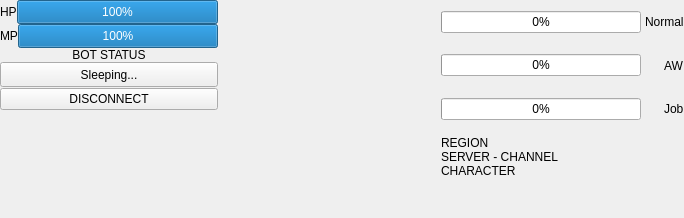
<?xml version="1.0" encoding="UTF-8"?>
<ui version="4.0">
 <class>HeaderWidget</class>
 <widget class="QWidget" name="HeaderWidget">
  <property name="geometry">
   <rect>
    <x>0</x>
    <y>0</y>
    <width>684</width>
    <height>218</height>
   </rect>
  </property>
  <property name="windowTitle">
   <string>Form</string>
  </property>
  <layout class="QGridLayout" name="gridLayout_2">
   <property name="leftMargin">
    <number>0</number>
   </property>
   <property name="topMargin">
    <number>0</number>
   </property>
   <property name="rightMargin">
    <number>0</number>
   </property>
   <property name="bottomMargin">
    <number>0</number>
   </property>
   <property name="spacing">
    <number>0</number>
   </property>
   <item row="0" column="0">
    <layout class="QVBoxLayout" name="verticalLayout_6">
     <property name="topMargin">
      <number>0</number>
     </property>
     <property name="bottomMargin">
      <number>0</number>
     </property>
     <item>
      <layout class="QHBoxLayout" name="horizontalLayout_7">
       <item>
        <widget class="QLabel" name="label_2">
         <property name="minimumSize">
          <size>
           <width>15</width>
           <height>0</height>
          </size>
         </property>
         <property name="text">
          <string>HP</string>
         </property>
        </widget>
       </item>
       <item>
        <widget class="QProgressBar" name="P_HP">
         <property name="minimumSize">
          <size>
           <width>200</width>
           <height>24</height>
          </size>
         </property>
         <property name="value">
          <number>100</number>
         </property>
         <property name="alignment">
          <set>Qt::AlignCenter</set>
         </property>
        </widget>
       </item>
      </layout>
     </item>
     <item>
      <layout class="QHBoxLayout" name="horizontalLayout_8">
       <item>
        <widget class="QLabel" name="label_3">
         <property name="text">
          <string>MP</string>
         </property>
        </widget>
       </item>
       <item>
        <widget class="QProgressBar" name="P_MP">
         <property name="minimumSize">
          <size>
           <width>200</width>
           <height>24</height>
          </size>
         </property>
         <property name="value">
          <number>100</number>
         </property>
         <property name="alignment">
          <set>Qt::AlignRight|Qt::AlignTrailing|Qt::AlignVCenter</set>
         </property>
        </widget>
       </item>
      </layout>
     </item>
     <item>
      <layout class="QGridLayout" name="gridLayout_4">
       <item row="0" column="0">
        <widget class="QLabel" name="label">
         <property name="text">
          <string>BOT STATUS</string>
         </property>
         <property name="alignment">
          <set>Qt::AlignCenter</set>
         </property>
        </widget>
       </item>
       <item row="1" column="0">
        <widget class="QPushButton" name="PB_ONOFF">
         <property name="minimumSize">
          <size>
           <width>200</width>
           <height>25</height>
          </size>
         </property>
         <property name="text">
          <string>Sleeping...</string>
         </property>
        </widget>
       </item>
      </layout>
     </item>
     <item>
      <spacer name="verticalSpacer_15">
       <property name="orientation">
        <enum>Qt::Vertical</enum>
       </property>
       <property name="sizeType">
        <enum>QSizePolicy::Fixed</enum>
       </property>
       <property name="sizeHint" stdset="0">
        <size>
         <width>20</width>
         <height>1</height>
        </size>
       </property>
      </spacer>
     </item>
     <item>
      <widget class="QPushButton" name="PB_DC">
       <property name="text">
        <string>DISCONNECT</string>
       </property>
      </widget>
     </item>
     <item>
      <spacer name="verticalSpacer_2">
       <property name="orientation">
        <enum>Qt::Vertical</enum>
       </property>
       <property name="sizeHint" stdset="0">
        <size>
         <width>20</width>
         <height>40</height>
        </size>
       </property>
      </spacer>
     </item>
    </layout>
   </item>
   <item row="0" column="1">
    <layout class="QVBoxLayout" name="verticalLayout">
     <item>
      <layout class="QHBoxLayout" name="horizontalLayout_4">
       <item>
        <spacer name="horizontalSpacer_12">
         <property name="orientation">
          <enum>Qt::Horizontal</enum>
         </property>
         <property name="sizeHint" stdset="0">
          <size>
           <width>40</width>
           <height>20</height>
          </size>
         </property>
        </spacer>
       </item>
       <item>
        <layout class="QGridLayout" name="gridLayout_3">
         <property name="spacing">
          <number>6</number>
         </property>
         <item row="1" column="0">
          <widget class="QLabel" name="L_PART">
           <property name="minimumSize">
            <size>
             <width>52</width>
             <height>52</height>
            </size>
           </property>
           <property name="maximumSize">
            <size>
             <width>30</width>
             <height>30</height>
            </size>
           </property>
           <property name="contextMenuPolicy">
            <enum>Qt::CustomContextMenu</enum>
           </property>
           <property name="frameShape">
            <enum>QFrame::NoFrame</enum>
           </property>
           <property name="midLineWidth">
            <number>0</number>
           </property>
           <property name="text">
            <string/>
           </property>
           <property name="margin">
            <number>0</number>
           </property>
          </widget>
         </item>
        </layout>
       </item>
       <item>
        <layout class="QVBoxLayout" name="verticalLayout_10">
         <item>
          <widget class="QLabel" name="L_PERS">
           <property name="minimumSize">
            <size>
             <width>70</width>
             <height>70</height>
            </size>
           </property>
           <property name="maximumSize">
            <size>
             <width>70</width>
             <height>70</height>
            </size>
           </property>
           <property name="contextMenuPolicy">
            <enum>Qt::CustomContextMenu</enum>
           </property>
           <property name="frameShape">
            <enum>QFrame::NoFrame</enum>
           </property>
           <property name="midLineWidth">
            <number>0</number>
           </property>
           <property name="text">
            <string/>
           </property>
           <property name="margin">
            <number>0</number>
           </property>
          </widget>
         </item>
         <item>
          <widget class="QLabel" name="L_LVL">
           <property name="minimumSize">
            <size>
             <width>0</width>
             <height>20</height>
            </size>
           </property>
           <property name="maximumSize">
            <size>
             <width>16777215</width>
             <height>20</height>
            </size>
           </property>
           <property name="text">
            <string/>
           </property>
           <property name="alignment">
            <set>Qt::AlignCenter</set>
           </property>
          </widget>
         </item>
        </layout>
       </item>
       <item>
        <layout class="QGridLayout" name="gridLayout">
         <item row="0" column="0">
          <widget class="QLabel" name="L_FAM">
           <property name="minimumSize">
            <size>
             <width>52</width>
             <height>52</height>
            </size>
           </property>
           <property name="maximumSize">
            <size>
             <width>30</width>
             <height>30</height>
            </size>
           </property>
           <property name="frameShape">
            <enum>QFrame::NoFrame</enum>
           </property>
           <property name="midLineWidth">
            <number>0</number>
           </property>
           <property name="text">
            <string/>
           </property>
           <property name="margin">
            <number>0</number>
           </property>
          </widget>
         </item>
        </layout>
       </item>
       <item>
        <spacer name="horizontalSpacer_10">
         <property name="orientation">
          <enum>Qt::Horizontal</enum>
         </property>
         <property name="sizeHint" stdset="0">
          <size>
           <width>40</width>
           <height>20</height>
          </size>
         </property>
        </spacer>
       </item>
      </layout>
     </item>
     <item>
      <spacer name="verticalSpacer_14">
       <property name="orientation">
        <enum>Qt::Vertical</enum>
       </property>
       <property name="sizeType">
        <enum>QSizePolicy::Fixed</enum>
       </property>
       <property name="sizeHint" stdset="0">
        <size>
         <width>20</width>
         <height>5</height>
        </size>
       </property>
      </spacer>
     </item>
     <item>
      <layout class="QHBoxLayout" name="horizontalLayout_2">
       <item>
        <spacer name="horizontalSpacer">
         <property name="orientation">
          <enum>Qt::Horizontal</enum>
         </property>
         <property name="sizeHint" stdset="0">
          <size>
           <width>40</width>
           <height>20</height>
          </size>
         </property>
        </spacer>
       </item>
       <item>
        <layout class="QVBoxLayout" name="verticalLayout_2">
         <property name="spacing">
          <number>6</number>
         </property>
         <property name="rightMargin">
          <number>0</number>
         </property>
         <item>
          <widget class="QLabel" name="L_T1">
           <property name="minimumSize">
            <size>
             <width>70</width>
             <height>70</height>
            </size>
           </property>
           <property name="maximumSize">
            <size>
             <width>70</width>
             <height>70</height>
            </size>
           </property>
           <property name="frameShape">
            <enum>QFrame::NoFrame</enum>
           </property>
           <property name="midLineWidth">
            <number>0</number>
           </property>
           <property name="text">
            <string/>
           </property>
           <property name="alignment">
            <set>Qt::AlignRight|Qt::AlignTrailing|Qt::AlignVCenter</set>
           </property>
           <property name="margin">
            <number>0</number>
           </property>
          </widget>
         </item>
         <item>
          <widget class="QLabel" name="L_PSEUDOMATE_1">
           <property name="text">
            <string/>
           </property>
           <property name="alignment">
            <set>Qt::AlignCenter</set>
           </property>
          </widget>
         </item>
        </layout>
       </item>
       <item>
        <spacer name="horizontalSpacer_3">
         <property name="orientation">
          <enum>Qt::Horizontal</enum>
         </property>
         <property name="sizeHint" stdset="0">
          <size>
           <width>40</width>
           <height>20</height>
          </size>
         </property>
        </spacer>
       </item>
       <item>
        <layout class="QVBoxLayout" name="verticalLayout_3">
         <property name="rightMargin">
          <number>0</number>
         </property>
         <item>
          <widget class="QLabel" name="L_T2">
           <property name="minimumSize">
            <size>
             <width>70</width>
             <height>70</height>
            </size>
           </property>
           <property name="maximumSize">
            <size>
             <width>70</width>
             <height>70</height>
            </size>
           </property>
           <property name="frameShape">
            <enum>QFrame::NoFrame</enum>
           </property>
           <property name="midLineWidth">
            <number>0</number>
           </property>
           <property name="text">
            <string/>
           </property>
           <property name="alignment">
            <set>Qt::AlignRight|Qt::AlignTrailing|Qt::AlignVCenter</set>
           </property>
           <property name="margin">
            <number>0</number>
           </property>
          </widget>
         </item>
         <item>
          <widget class="QLabel" name="L_PSEUDOMATE_2">
           <property name="text">
            <string/>
           </property>
           <property name="alignment">
            <set>Qt::AlignCenter</set>
           </property>
          </widget>
         </item>
        </layout>
       </item>
       <item>
        <spacer name="horizontalSpacer_2">
         <property name="orientation">
          <enum>Qt::Horizontal</enum>
         </property>
         <property name="sizeHint" stdset="0">
          <size>
           <width>40</width>
           <height>20</height>
          </size>
         </property>
        </spacer>
       </item>
      </layout>
     </item>
     <item>
      <spacer name="verticalSpacer_4">
       <property name="orientation">
        <enum>Qt::Vertical</enum>
       </property>
       <property name="sizeHint" stdset="0">
        <size>
         <width>20</width>
         <height>40</height>
        </size>
       </property>
      </spacer>
     </item>
    </layout>
   </item>
   <item row="0" column="2">
    <layout class="QFormLayout" name="formLayout_2">
     <item row="0" column="0" colspan="2">
      <layout class="QHBoxLayout" name="horizontalLayout_17">
       <property name="topMargin">
        <number>0</number>
       </property>
       <item>
        <widget class="QProgressBar" name="P_XP">
         <property name="minimumSize">
          <size>
           <width>200</width>
           <height>12</height>
          </size>
         </property>
         <property name="value">
          <number>0</number>
         </property>
         <property name="alignment">
          <set>Qt::AlignCenter</set>
         </property>
        </widget>
       </item>
       <item>
        <spacer name="horizontalSpacer_9">
         <property name="orientation">
          <enum>Qt::Horizontal</enum>
         </property>
         <property name="sizeHint" stdset="0">
          <size>
           <width>40</width>
           <height>20</height>
          </size>
         </property>
        </spacer>
       </item>
       <item>
        <widget class="QLabel" name="label_75">
         <property name="text">
          <string>Normal</string>
         </property>
        </widget>
       </item>
      </layout>
     </item>
     <item row="1" column="0" colspan="2">
      <layout class="QHBoxLayout" name="horizontalLayout_18">
       <property name="bottomMargin">
        <number>0</number>
       </property>
       <item>
        <widget class="QProgressBar" name="P_XPHERO">
         <property name="minimumSize">
          <size>
           <width>200</width>
           <height>12</height>
          </size>
         </property>
         <property name="value">
          <number>0</number>
         </property>
         <property name="alignment">
          <set>Qt::AlignCenter</set>
         </property>
        </widget>
       </item>
       <item>
        <spacer name="horizontalSpacer_8">
         <property name="orientation">
          <enum>Qt::Horizontal</enum>
         </property>
         <property name="sizeHint" stdset="0">
          <size>
           <width>40</width>
           <height>20</height>
          </size>
         </property>
        </spacer>
       </item>
       <item>
        <widget class="QLabel" name="label_4">
         <property name="text">
          <string>AW</string>
         </property>
        </widget>
       </item>
      </layout>
     </item>
     <item row="3" column="0" colspan="2">
      <layout class="QGridLayout" name="gridLayout_28">
       <property name="topMargin">
        <number>5</number>
       </property>
       <property name="horizontalSpacing">
        <number>6</number>
       </property>
       <item row="1" column="1">
        <widget class="QLabel" name="L_SERV_CHAN">
         <property name="text">
          <string/>
         </property>
         <property name="alignment">
          <set>Qt::AlignCenter</set>
         </property>
        </widget>
       </item>
       <item row="1" column="0">
        <widget class="QLabel" name="label_17">
         <property name="text">
          <string>SERVER - CHANNEL</string>
         </property>
        </widget>
       </item>
       <item row="0" column="0">
        <widget class="QLabel" name="label_16">
         <property name="text">
          <string>REGION</string>
         </property>
        </widget>
       </item>
       <item row="0" column="1">
        <widget class="QLabel" name="L_REG">
         <property name="text">
          <string/>
         </property>
         <property name="alignment">
          <set>Qt::AlignCenter</set>
         </property>
        </widget>
       </item>
       <item row="2" column="0">
        <widget class="QLabel" name="label_20">
         <property name="text">
          <string>CHARACTER</string>
         </property>
        </widget>
       </item>
       <item row="2" column="1">
        <widget class="QLabel" name="L_CHARAC">
         <property name="text">
          <string/>
         </property>
         <property name="alignment">
          <set>Qt::AlignCenter</set>
         </property>
        </widget>
       </item>
      </layout>
     </item>
     <item row="4" column="0">
      <layout class="QGridLayout" name="gridLayout_27"/>
     </item>
     <item row="2" column="0" colspan="2">
      <layout class="QHBoxLayout" name="horizontalLayout_19">
       <property name="bottomMargin">
        <number>0</number>
       </property>
       <item>
        <widget class="QProgressBar" name="P_XPJOB">
         <property name="minimumSize">
          <size>
           <width>200</width>
           <height>12</height>
          </size>
         </property>
         <property name="value">
          <number>0</number>
         </property>
         <property name="alignment">
          <set>Qt::AlignCenter</set>
         </property>
        </widget>
       </item>
       <item>
        <spacer name="horizontalSpacer_7">
         <property name="orientation">
          <enum>Qt::Horizontal</enum>
         </property>
         <property name="sizeHint" stdset="0">
          <size>
           <width>40</width>
           <height>20</height>
          </size>
         </property>
        </spacer>
       </item>
       <item>
        <widget class="QLabel" name="label_5">
         <property name="text">
          <string>Job</string>
         </property>
        </widget>
       </item>
      </layout>
     </item>
     <item row="4" column="1">
      <spacer name="verticalSpacer_8">
       <property name="orientation">
        <enum>Qt::Vertical</enum>
       </property>
       <property name="sizeHint" stdset="0">
        <size>
         <width>20</width>
         <height>40</height>
        </size>
       </property>
      </spacer>
     </item>
    </layout>
   </item>
  </layout>
 </widget>
 <resources/>
 <connections/>
</ui>
